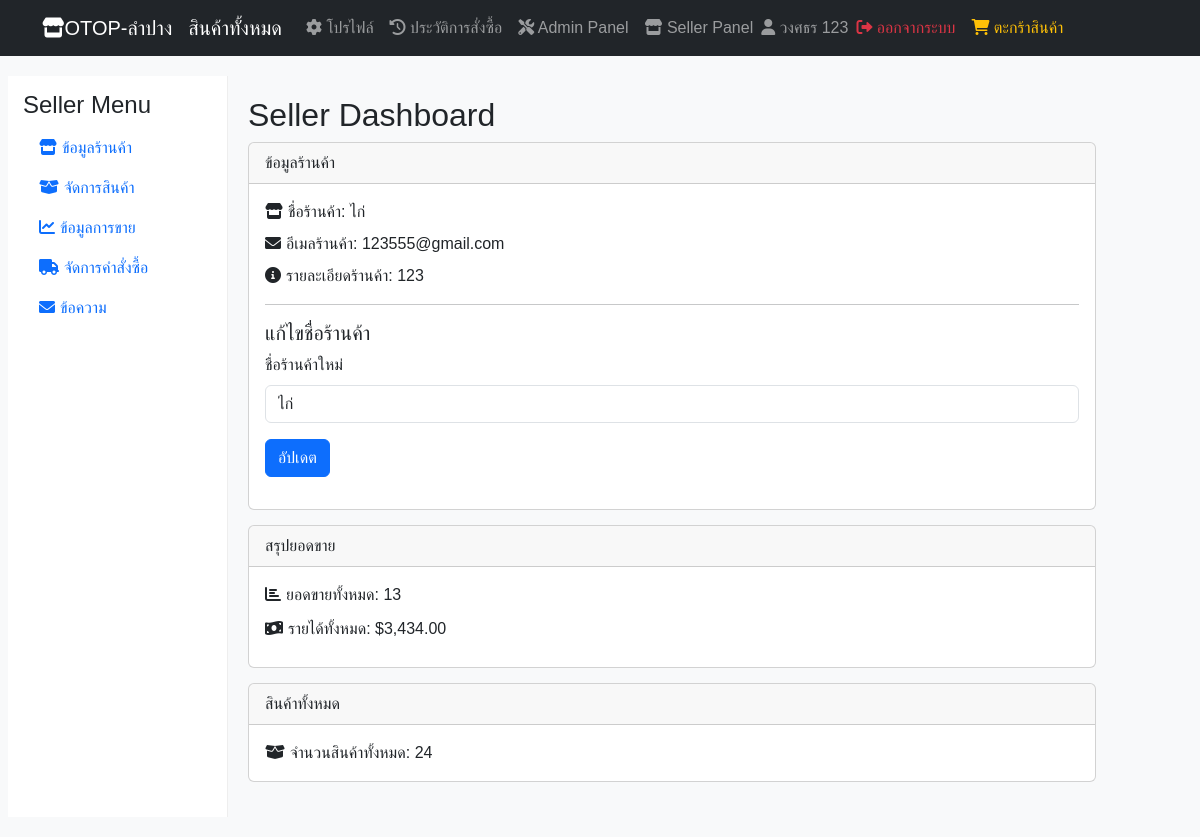
Page /Seller_dashboard/seller_panel.php (signed in) on the committed database.
### tables this page shows
CREATE TABLE `users` (
  `user_id` int(11) NOT NULL,
  `username` varchar(50) NOT NULL,
  `email` varchar(100) NOT NULL,
  `password` varchar(255) NOT NULL,
  `first_name` varchar(50) DEFAULT NULL,
  `last_name` varchar(50) DEFAULT NULL,
  `created_at` timestamp NOT NULL DEFAULT current_timestamp(),
  `reset_token` varchar(255) DEFAULT NULL,
  `reset_token_expires` int(11) DEFAULT NULL,
  `phone_number` varchar(20) DEFAULT NULL,
  `address` text DEFAULT NULL,
  `is_active` tinyint(1) NOT NULL DEFAULT 1
);

CREATE TABLE `sellers` (
  `seller_id` int(11) NOT NULL,
  `user_id` int(11) NOT NULL,
  `store_name` varchar(100) NOT NULL,
  `store_description` text DEFAULT NULL,
  `phone_number` varchar(20) DEFAULT NULL,
  `commission_rate` decimal(5,2) DEFAULT NULL,
  `status` enum('active','inactive') NOT NULL DEFAULT 'active',
  `created_at` timestamp NOT NULL DEFAULT current_timestamp(),
  `updated_at` timestamp NOT NULL DEFAULT current_timestamp() ON UPDATE current_timestamp(),
  `seller_email` varchar(255) NOT NULL
);

### Seller_dashboard/seller_panel.php (the view, shortened to what this page needs)
<?php
include "../inc/db_config.php";
$user_id = (int)$_SESSION['user_id'];
$sql_check_seller = "SELECT seller_id FROM sellers WHERE user_id = ?";
$stmt_check_seller = $conn->prepare($sql_check_seller);
$stmt_check_seller->bind_param("i", $user_id);
$stmt_check_seller->execute();
$result_check_seller = $stmt_check_seller->get_result();
$seller_id = (int)$result_check_seller->fetch_assoc()['seller_id'];
$sql_seller = "SELECT * FROM sellers WHERE user_id = ?";
$stmt_seller = $conn->prepare($sql_seller);
$stmt_seller->bind_param("i", $user_id);
$stmt_seller->execute();
$result_seller = $stmt_seller->get_result();
$seller = $result_seller->fetch_assoc();
$sql_total_products = "SELECT COUNT(*) AS total FROM featured_products WHERE seller_id = ?";
$stmt_total_products = $conn->prepare($sql_total_products);
$stmt_total_products->bind_param("i", $seller_id);
$stmt_total_products->execute();
$result_total_products = $stmt_total_products->get_result();
$total_products = $result_total_products->fetch_assoc()['total'];
$sql_sales_summary = "SELECT COUNT(DISTINCT o.id) AS total_orders, SUM(oi.quantity * oi.price) AS total_revenue
                      FROM orders o
                      JOIN order_items oi ON o.id = oi.order_id
                      JOIN featured_products fp ON oi.product_id = fp.id
                      WHERE fp.seller_id = ?";
$stmt_sales_summary = $conn->prepare($sql_sales_summary);
$stmt_sales_summary->bind_param("i", $seller_id);
$stmt_sales_summary->execute();
$result_sales_summary = $stmt_sales_summary->get_result();
$sales_summary = $result_sales_summary->fetch_assoc();
$total_orders = $sales_summary['total_orders'];
$total_revenue = $sales_summary['total_revenue'];
include 'navbar.php';
?>
    <!DOCTYPE html>
    <html lang="th">
    <head>
        <link href="https://cdn.jsdelivr.net/npm/bootstrap@5.3.0/dist/css/bootstrap.min.css" rel="stylesheet">
        <link rel="stylesheet" href="https://cdnjs.cloudflare.com/ajax/libs/font-awesome/6.0.0/css/all.min.css" />
    </head>
    <body>
    <div class="container-fluid seller-panel">
        <div class="row">
            <?php include('_sidebar.php'); ?>
            <main role="main" class="col-md-9 content">
                <h2>Seller Dashboard</h2>
                <div class="row">
                    <div class="col-md-6 full-width-card">
                        <div class="card">
                            <div class="card-header">
                                ข้อมูลร้านค้า
                            </div>
                            <div class="card-body">
                                <?php if ($seller): ?>
                                    <div class="mb-2"><i class="fas fa-store icon-link"></i>ชื่อร้านค้า: <?php echo htmlspecialchars($seller['store_name']); ?></div>
                                    <div class="mb-2"><i class="fas fa-envelope icon-link"></i>อีเมลร้านค้า: <?php echo htmlspecialchars($seller['seller_email']); ?></div>
                                    <div class="mb-2"><i class="fas fa-info-circle icon-link"></i>รายละเอียดร้านค้า: <?php echo htmlspecialchars($seller['store_description']); ?></div>
                                    <hr>
                                    <h5 class="mt-3">แก้ไขชื่อร้านค้า</h5>
                                    <form method="post">
                                        <div class="mb-3">
                                            <label for="store_name" class="form-label">ชื่อร้านค้าใหม่</label>
                                            <input type="text" class="form-control" id="store_name" name="store_name" value="<?php echo htmlspecialchars($seller['store_name']); ?>">
                                        </div>
                                        <button type="submit" name="update_store_name" class="btn btn-primary">อัปเดต</button>
                                    </form>
                                <?php else: ?>
                                    <p>ไม่พบข้อมูลร้านค้า</p>
                                <?php endif; ?>
                            </div>
                        </div>
                    </div>
                    <div class="col-md-6 full-width-card">
                        <div class="card">
                            <div class="card-header">
                                สรุปยอดขาย
                            </div>
                            <div class="card-body">
                                <div class="sales-data-item"><i class="fas fa-chart-bar icon-link"></i>ยอดขายทั้งหมด: <?php echo htmlspecialchars($total_orders); ?></div>
                                <div class="sales-data-item"><i class="fas fa-money-bill-wave icon-link"></i>รายได้ทั้งหมด: $<?php echo htmlspecialchars(number_format($total_revenue, 2)); ?></div>
                            </div>
                        </div>
                    </div>
                    <div class="col-md-6 full-width-card">
                        <div class="card">
                            <div class="card-header">
                                สินค้าทั้งหมด
                            </div>
                            <div class="card-body">
                                <i class="fas fa-box-open icon-link"></i>จำนวนสินค้าทั้งหมด: <?php echo htmlspecialchars($total_products); ?>
                            </div>
                        </div>
                    </div>
                </div>
            </main>
        </div>
    </div>
    </body>
    </html>

### Seller_dashboard/navbar.php (shortened to what this page needs)
<?php
require_once "../inc/db_config.php";
function getUserRoles($conn, $user_id) {
    $roles = array();
    $sql = "SELECT role_id FROM user_roles WHERE user_id = ?";
    $stmt = $conn->prepare($sql);
    $stmt->bind_param("i", $user_id);
    $stmt->execute();
    $result = $stmt->get_result();
    while ($row = $result->fetch_assoc()) {
        $roles[] = $row['role_id'];
    }
    return $roles;
}
?>
<nav class="navbar navbar-expand-lg navbar-dark bg-dark">
    <div class="container">
        <a class="navbar-brand" href="../index.php">
            <i class="fas fa-store mr-2"></i>OTOP-ลำปาง
        </a>
        <a class="navbar-brand" href="../products_all.php">
            สินค้าทั้งหมด
        </a>
        <div class="collapse navbar-collapse" id="navbarNav">
            <ul class="navbar-nav ml-auto align-items-center">
                <?php if (isset($_SESSION['user_id'])) :
                    $user_id = $_SESSION['user_id'];
                    $roles = getUserRoles($conn, $user_id);
                    $sql_user = "SELECT first_name, last_name FROM users WHERE user_id = ?";
                    $stmt_user = $conn->prepare($sql_user);
                    $stmt_user->bind_param("i", $user_id);
                    $stmt_user->execute();
                    $result_user = $stmt_user->get_result();
                    $user = $result_user->fetch_assoc();
                    $username = $user['first_name'] . ' ' . $user['last_name'];
                    ?>
                    <li class="nav-item">
                        <a class="nav-link" href="../profile.php"><i class="fas fa-cog mr-1"></i> โปรไฟล์</a>
                    </li>
                    <li class="nav-item">
                        <a class="nav-link" href="../orders_history.php"><i class="fas fa-history mr-1"></i> ประวัติการสั่งซื้อ</a>
                    </li>
                    <?php if (in_array(1, $roles)) : ?>
                    <li class="nav-item">
                        <a class="nav-link" href="../Admin_dashboard/dashboard.php"><i class="fas fa-tools mr-1"></i> Admin Panel</a>
                    </li>
                <?php endif; ?>
                    <?php if (in_array(2, $roles)) : ?>
                    <li class="nav-item">
                        <a class="nav-link" href="seller_panel.php"><i class="fas fa-store mr-1"></i> Seller Panel</a>
                    </li>
                <?php endif; ?>
                    <li class="nav-item">
                        <span class="navbar-text"><i class="fas fa-user mr-1"></i> <?php echo htmlspecialchars($username); ?></span>
                    </li>
                    <li class="nav-item">
                        <a class="nav-link text-danger" href="../logout.php"><i class="fas fa-sign-out-alt mr-1"></i> ออกจากระบบ</a>
                    </li>
                <?php endif; ?>
                <li class="nav-item">
                    <a class="nav-link text-warning" href="../cart.php"><i class="fas fa-shopping-cart mr-1"></i> ตะกร้าสินค้า</a>
                </li>
            </ul>
        </div>
    </div>
</nav>

### Seller_dashboard/seller_panel.php (style rules this page uses)
body { font-family: 'Arial', sans-serif; background-color: #f8f9fa; }
.seller-panel { padding: 20px; }
.content { padding: 20px; }
.icon-link { margin-right: 5px; }
.full-width-card { width: 100%; margin-bottom: 15px; }
.sales-data-item { margin-bottom: 10px; }

### rows in the picture
users: username "วงศธร 123"
sellers: store_name "ไก่", seller_email "123555@gmail.com", store_description "123"

### other values in the picture
$total_orders "13"
$total_revenue "3,434.00"
$total_products "24"
